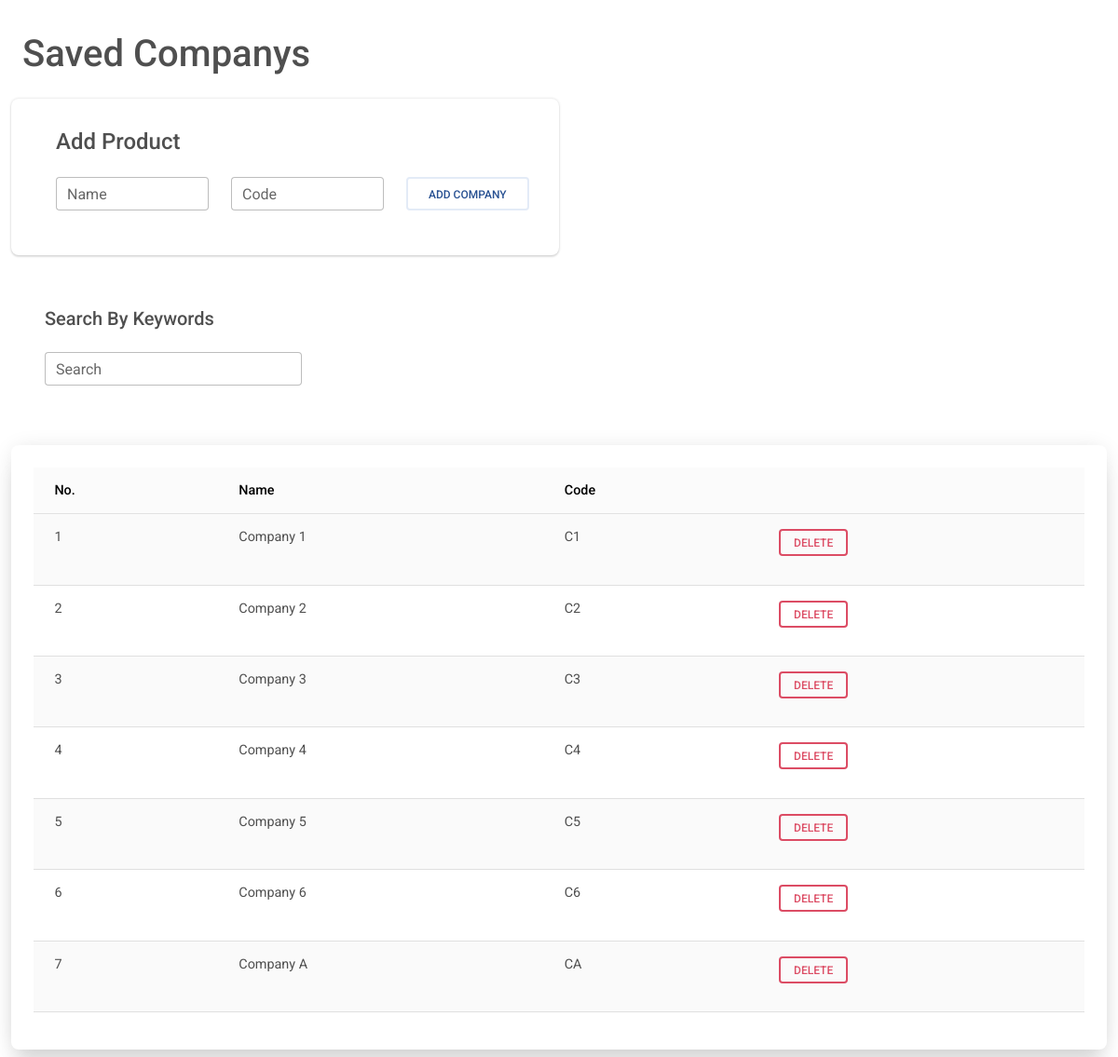
Page /savedcompshowall.php on the earlier database version.
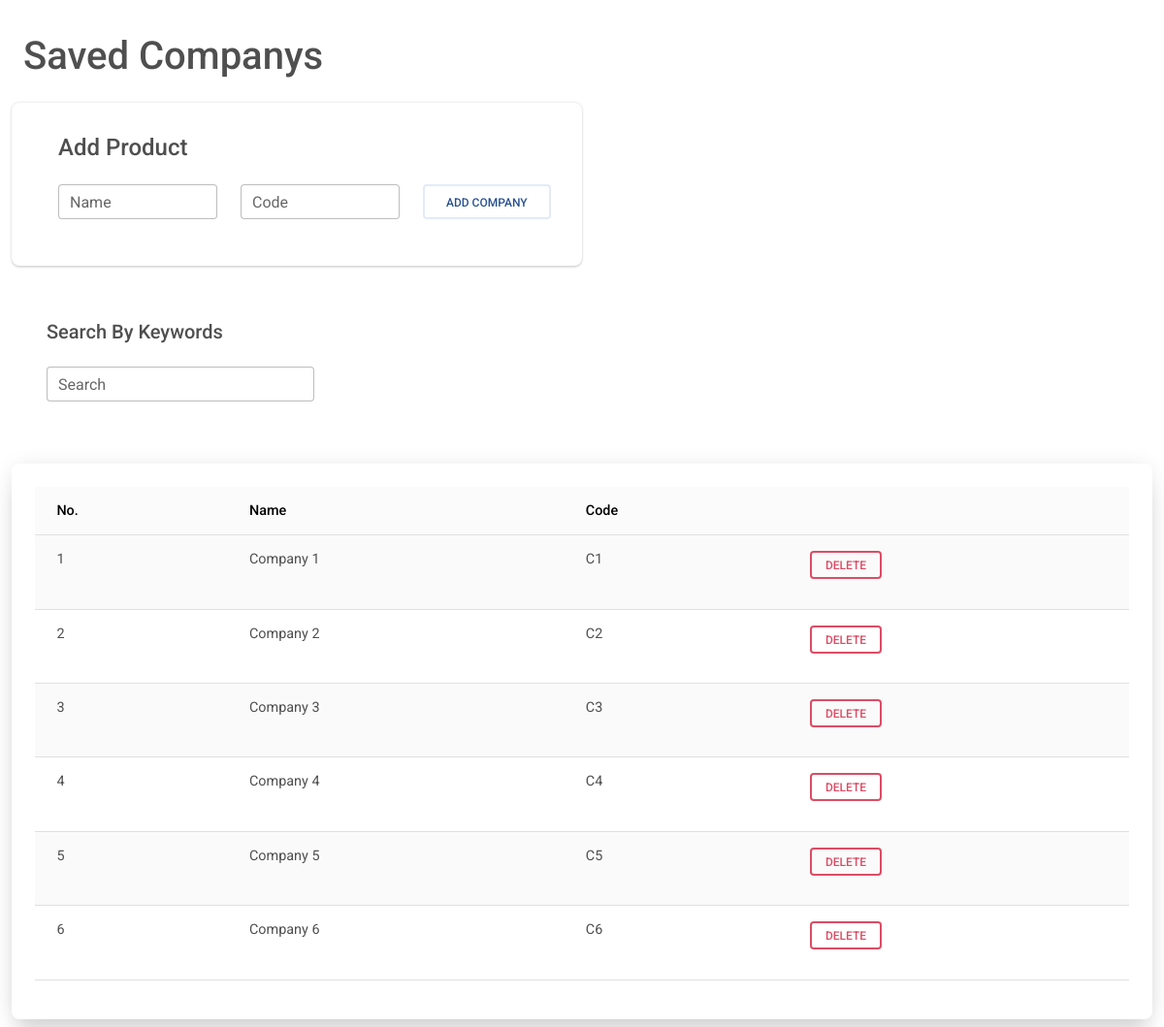
Same page on the later database version.
### tables this page shows
CREATE TABLE IF NOT EXISTS `company` (
  `id` int NOT NULL AUTO_INCREMENT,
  `name` varchar(50) NOT NULL,
  `code` varchar(25) NOT NULL,
  PRIMARY KEY (`id`)
);

### savedcompshowall.php (the view, shortened to what this page needs)
<?php
include 'conn.php';
?>
<?php
$sql = "SELECT * from company where 1=1";
$retval = mysqli_query($conn, $sql);
?>
<html>
<link rel="stylesheet" href="https://cdnjs.cloudflare.com/ajax/libs/font-awesome/6.0.0/css/all.min.css" />
<link rel="stylesheet" href="css/mdb.min.css" />
<body>
    <main><br>
        <h1 class="mt-2 ms-4">Saved Companys</h1>
        <div class="container-fluid">
            <div class="mt-4 w-50 ">
                <form method="post" class="bg-white rounded-5 shadow-2-strong ps-5 pb-5 pt-1  pt-2 mb-2">
                    <h4 class='mb-4 mt-4'>Add Product</h4>
                    <div class='row'>
                        <div class="col">
                            <div class="form-outline">
                                <input type="text" id="namefield" class="form-control" required name="name">
                                <label for="namefield" class='form-label'>Name</label>
                            </div>
                        </div>
                        <div class="col">
                            <div class="form-outline">
                                <input type="text" id="codefield" class="form-control" required name="code">
                                <label for="codefield" class='form-label'>Code</label>
                            </div>
                        </div>
                        <div class="col">
                            <button name="add_company" class="btn btn-outline-secondary text-nowrap"
                                    data-mdb-ripple-color="dark">Add Company</button>
                        </div>
                    </div>
                </form>
            </div>
            <div class="row justify-content">
                <form name="filter" class="bg-white rounded-5 shadow-0-strong p-5" method="post">
                    <h5 class='mb-4'>Search By Keywords</h5>
                    <div class='col justify-content w-25'>
                        <div class="input-group">
                            <div class="form-outline">
                                <input type="text" name="search" id='search' class="form-control"
                                    placeholder="eg. Akshay Coir">
                                <label class="form-label" for="search">Search</label>
                            </div>
                        </div>
                    </div>
                </form>
            </div>
            <div class="container-fluid mb-2 p-2 bg-white rounded-5 shadow-5-strong p-4">
                <table class="table table-striped">
                    <thead class="table-light">
                        <th>
                            No.
                        </th>
                        <th>
                            Name
                        </th>
                        <th>
                            Code
                        </th>
                        <th>
                        </th>
                    </thead>
                    <tbody id='cbody'>
                        <?php
                        $i = 1;
                        while ($row = mysqli_fetch_assoc($retval)) {
                            echo "
                <tr>
                <td>
                    $i
                </td>
                <td>
                    {$row['name']}
                </td>
                <td>
                    {$row['code']}
                </td>
                <td>
                    <form method='post' id='delete_company' name='delete_company'>
                    <input type='hidden' name='id' value='{$row['code']}'>
                    <input type='submit'  class='btn btn-outline-danger btn-sm' data-mdb-ripple-color='dark' id='delete_company' name='delete_company' value='Delete'>
                    </form>
                    </td>
                </tr>";
                            $i = $i + 1;
                        }
                        ?>
                    </tbody>
                </table>
            </div>
        </div>
    </main>
</body>
</html>

Differences in the rows shown:
removed company: name "Company A", code "CA"
